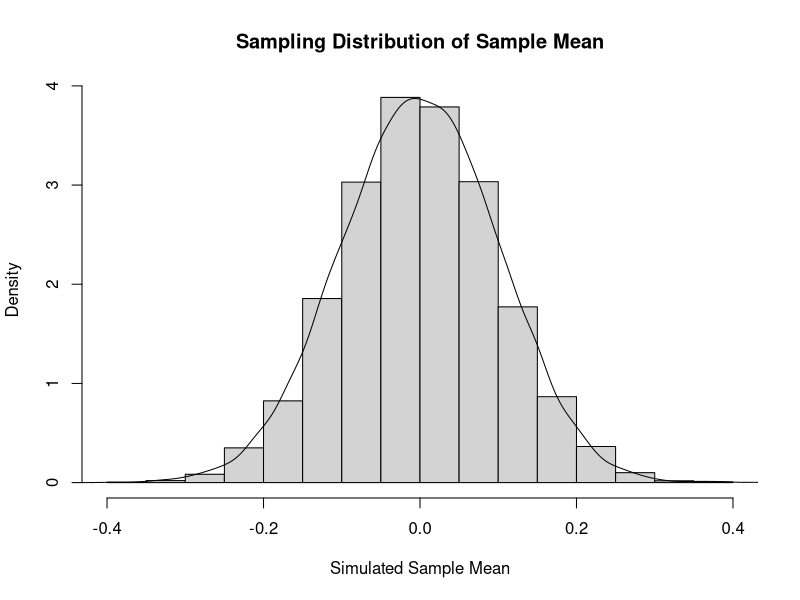
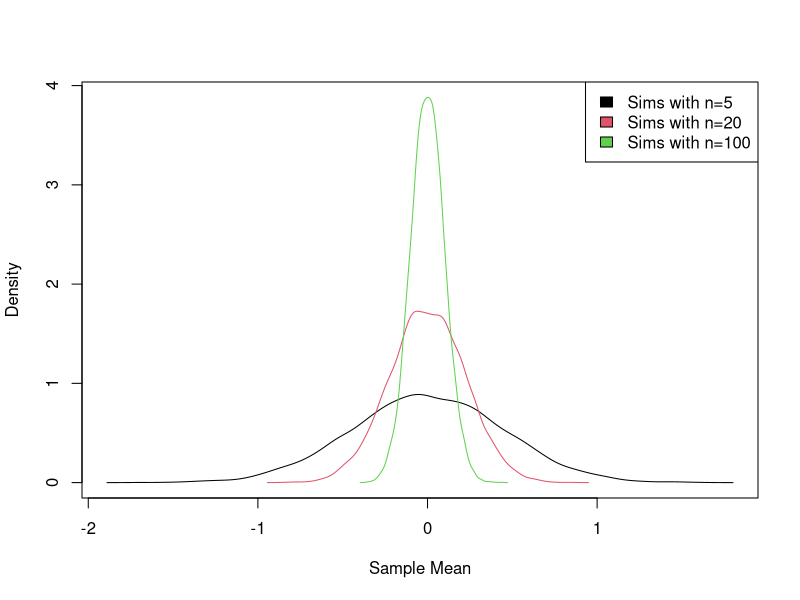
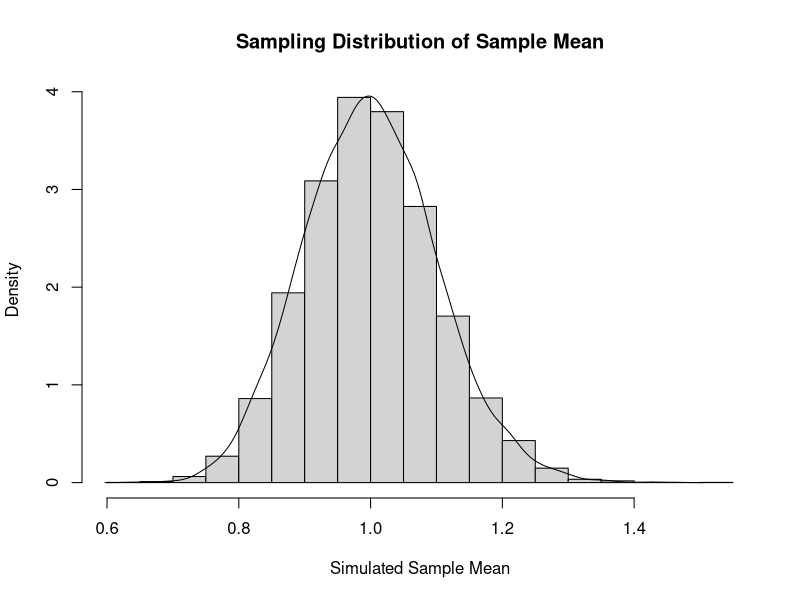

Recreate these plots in R, in order.
## ---- chunk 1
knitr::opts_chunk$set(echo = TRUE)
knitr::opts_chunk$set(warning = FALSE, message = FALSE)
library(tidyverse)
## ---- chunk 2
sim_norm <- function(x, y) {
  replicate(x, expr = rnorm(y))
}
sim_norm(10000, 100)[1:10, 1:10]
## ---- chunk 3
sim_norm_mean <- function(x, y) {
  replicate(x, expr = mean(rnorm(y)))
}
set.seed(1)
hist(sim_norm_mean(10000, 100),
     freq = FALSE,
     main = "Sampling Distribution of Sample Mean", xlab = "Simulated Sample Mean")
lines(density(sim_norm_mean(10000, 100)), col = "black")
## ---- chunk 4
sim_norm_mean_multi <- function(x) {
  size <- c(5, 20, 100)
  sim_mean_df <- data.frame(matrix(nrow = x, ncol = length(size)))
  for (i in seq_along(size)) {
  sim_mean_df[[i]] <- replicate(x, expr = mean(rnorm(size[[i]])))
  }
  sim_mean_df
}
set.seed(1)
sim_mean_df_den <- apply(sim_norm_mean_multi(10000), 2, density)
names(sim_mean_df_den) <- c("Sims with n=5", "Sims with n=20", "Sims with n=100")
plot(NA, xlim=range(sapply(sim_mean_df_den, "[", "x")), ylim=range(sapply(sim_mean_df_den, "[", "y")), xlab = "Sample Mean", ylab = "Density")
mapply(lines, sim_mean_df_den, col = 1:length(sim_mean_df_den))
legend("topright", legend = names(sim_mean_df_den), fill = 1:length(sim_mean_df_den))
## ---- chunk 5
expo <- function(x, y, z){
  replicate(x, expr = mean(rexp(y, rate = z)))
}
hist(expo(10000, 100, 1),
     freq = FALSE,
     main = "Sampling Distribution of Sample Mean", xlab = "Simulated Sample Mean")
lines(density(expo(10000, 100, 1)), col = "black")
